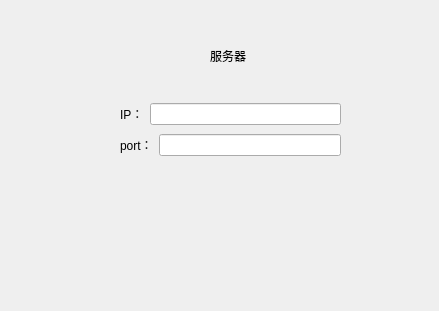
<?xml version="1.0" encoding="UTF-8"?>
<ui version="4.0">
 <class>Widget</class>
 <widget class="QWidget" name="Widget">
  <property name="geometry">
   <rect>
    <x>0</x>
    <y>0</y>
    <width>439</width>
    <height>311</height>
   </rect>
  </property>
  <property name="windowTitle">
   <string>Widget</string>
  </property>
  <widget class="QLabel" name="label">
   <property name="geometry">
    <rect>
     <x>210</x>
     <y>50</y>
     <width>40</width>
     <height>12</height>
    </rect>
   </property>
   <property name="text">
    <string>服务器</string>
   </property>
  </widget>
  <widget class="QWidget" name="">
   <property name="geometry">
    <rect>
     <x>120</x>
     <y>100</y>
     <width>221</width>
     <height>61</height>
    </rect>
   </property>
   <layout class="QVBoxLayout" name="verticalLayout">
    <item>
     <layout class="QHBoxLayout" name="horizontalLayout">
      <item>
       <widget class="QLabel" name="label_2">
        <property name="text">
         <string>IP：</string>
        </property>
       </widget>
      </item>
      <item>
       <widget class="QLineEdit" name="IPlineEdit"/>
      </item>
     </layout>
    </item>
    <item>
     <layout class="QHBoxLayout" name="horizontalLayout_2">
      <item>
       <widget class="QLabel" name="label_3">
        <property name="text">
         <string>port：</string>
        </property>
       </widget>
      </item>
      <item>
       <widget class="QLineEdit" name="portlineEdit"/>
      </item>
     </layout>
    </item>
   </layout>
  </widget>
 </widget>
 <resources/>
 <connections/>
</ui>
